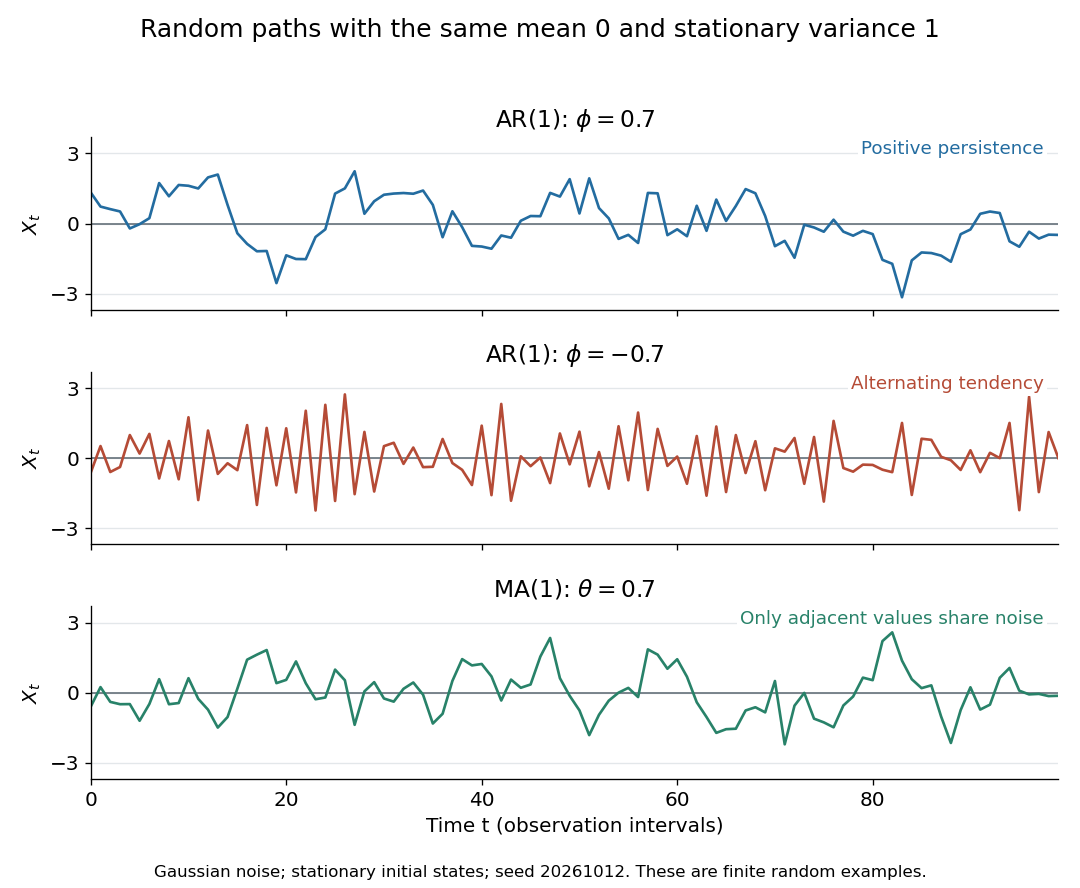

Write Python code to recreate this figure.
"""Seeded, exactly stationary Gaussian paths with unit marginal variance.

Tested with Python 3.14, NumPy 2.3.5, and Matplotlib 3.10.7.
Output the matching PNG to CWD. No burn-in or zero initialization is used.
"""

from pathlib import Path

import matplotlib.pyplot as plt
import numpy as np


def stationary_ar1(rng, phi, n):
    """Unit stationary variance: X_0 ~ N(0,1), noise variance 1-phi^2."""
    path = np.empty(n)
    path[0] = rng.normal()
    noise = rng.normal(scale=np.sqrt(1 - phi**2), size=n - 1)
    for t in range(1, n):
        path[t] = phi * path[t - 1] + noise[t - 1]
    return path


def stationary_ma1(rng, theta, n):
    """Include epsilon_{-1}; noise variance 1/(1+theta^2)."""
    noise = rng.normal(scale=1 / np.sqrt(1 + theta**2), size=n + 1)
    return noise[1:] + theta * noise[:-1]


def main():
    rng = np.random.default_rng(20261012)
    n = 100
    cases = [
        (stationary_ar1(rng, 0.7, n), r"AR(1): $\phi=0.7$",
         "Positive persistence", "#236ca0"),
        (stationary_ar1(rng, -0.7, n), r"AR(1): $\phi=-0.7$",
         "Alternating tendency", "#b54b36"),
        (stationary_ma1(rng, 0.7, n), r"MA(1): $\theta=0.7$",
         "Only adjacent values share noise", "#288269"),
    ]
    plt.rcParams.update({"font.size": 12, "axes.titlesize": 14})
    fig, axes = plt.subplots(3, 1, figsize=(9.0, 7.4), dpi=120,
                             sharex=True, sharey=True, facecolor="white")
    for ax, (path, title, note, color) in zip(axes, cases):
        ax.set_facecolor("white")
        ax.axhline(0, color="#65717a", linewidth=1)
        ax.plot(np.arange(n), path, color=color, linewidth=1.6)
        ax.set(title=title, ylabel=r"$X_t$", ylim=(-3.7, 3.7), xlim=(0, n - 1),
               yticks=[-3, 0, 3])
        ax.text(0.985, 0.9, note, transform=ax.transAxes, ha="right",
                color=color, fontsize=11,
                bbox={"facecolor": "white", "edgecolor": "none", "pad": 2})
        ax.grid(axis="y", color="#e3e7ea")
        ax.spines[["top", "right"]].set_visible(False)
    axes[-1].set_xlabel("Time t (observation intervals)")
    fig.suptitle("Random paths with the same mean 0 and stationary variance 1", fontsize=15)
    fig.text(0.5, 0.012,
             "Gaussian noise; stationary initial states; seed 20261012. These are finite random examples.",
             ha="center", fontsize=10)
    fig.tight_layout(rect=(0, 0.035, 1, 0.955), h_pad=1.3)
    fig.savefig(Path.cwd() / Path(__file__).with_suffix(".png").name,
                facecolor="white", transparent=False)
    plt.close(fig)


if __name__ == "__main__":
    main()
